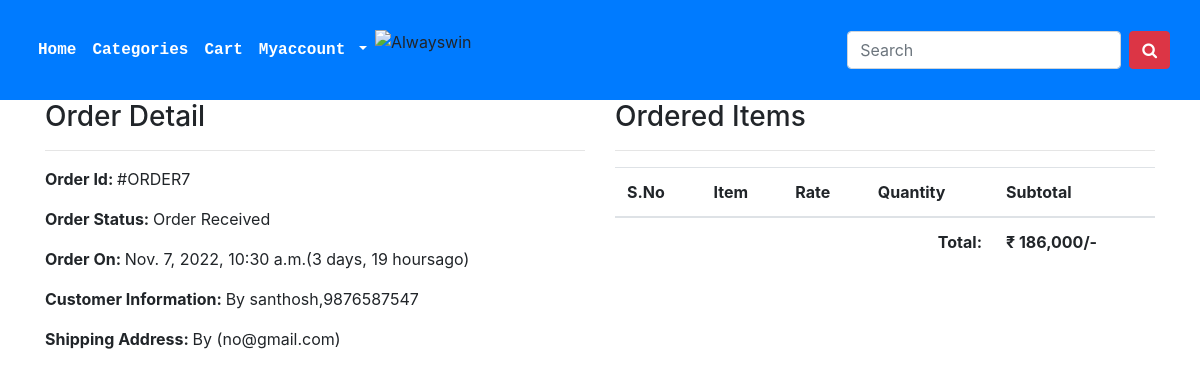
/profile/order-7/ (signed in), run on the app's committed database.
### ecomapp/models.py (models this page shows, shortened)
class Order(models.Model):
    cart = models.OneToOneField(Cart, on_delete=models.CASCADE)
    ordered_by = models.CharField(max_length=200)
    shipping_address = models.CharField(max_length=200)
    mobile = models.CharField(max_length=10)
    email = models.EmailField(null=True, blank=True)
    subtotal = models.PositiveIntegerField()
    discount = models.PositiveIntegerField()
    total = models.PositiveIntegerField()
    order_status = models.CharField(max_length=250, choices=ORDER_STATUS)
    created_at = models.DateTimeField(auto_now_add=True)

### ecomapp/views.py (the view)
# urls.py: path("profile/order-<int:pk>/", CustomerOrderDetailView.as_view(), name="customerorderdetail"),
class CustomerOrderDetailView(DetailView):
     template_name = "customerorderdetail.html"
     model = Order
     context_object_name = "ord_obj"
     def dispatch(self, request, *args, **kwargs):
         if request.user.is_authenticated and Customer.objects.filter(user=request.user).exists():
          order_id = self.kwargs["pk"]
          order = Order.objects.get(id=order_id)
          if request.user.customer != order.cart.customer:
               return redirect('ecomapp:customerprofile')
         else:
          return redirect("/login/?next=/profile/")
         return super().dispatch(request, *args, **kwargs)

### templates/customerorderdetail.html (shortened to what this page needs)
{% extends 'base.html' %}
{% load humanize %}
{% block content %}
<div class="container">
    <div class="row">
        <div class="col-md-6">
            <h3>Order Detail</h3>
            <hr>
            <p><span class="font-weight-bold">Order Id: </span> #ORDER{{ord_obj.id}}</p>
            <p><span class="font-weight-bold">Order Status: </span> {{ord_obj.order_status}}</p>
            <p><span class="font-weight-bold">Order On: </span>
                {{ord_obj.created_at}}({{ord_obj.created_at|timesince}}ago)</p>
            <p><span class="font-weight-bold">Customer Information: </span> By {{ord_obj.ordered_by}},{{ord_obj.mobile}}</p>
            <p><span class="font-weight-bold">Shipping Address: </span> By
                {{ord_obj.Shipping_address}}({{ord_obj.email}})</p>
        </div>
        <div class="col-md-6">
            <h3>Ordered Items</h3><hr>
            <table class="table">
                <thead>
                    <tr>
                        <th>S.No</th>
                        <th>Item</th>
                        <th>Rate</th>
                        <th>Quantity</th>
                        <th>Subtotal</th>
                    </tr>
                </thead>
                <tbody>
                    <tr>
                        <th colspan="4" class="text-right">Total: </th>
                        <th>&#8377; {{ord_obj.total|intcomma}}/-</th>
                    </tr>
                </tbody>
            </table>
        </div>
    </div>
</div>
{% endblock %}

### templates/base.html (style rules this page uses)
body { overflow: scroll; }

### data on the page
Order: id "7", order_status "Order Received", created_at "Nov. 7, 2022, 10:30 a.m.", created_at "3 days, 19 hours", ordered_by "santhosh", mobile "9876587547", email "no@gmail.com", total "186,000"
